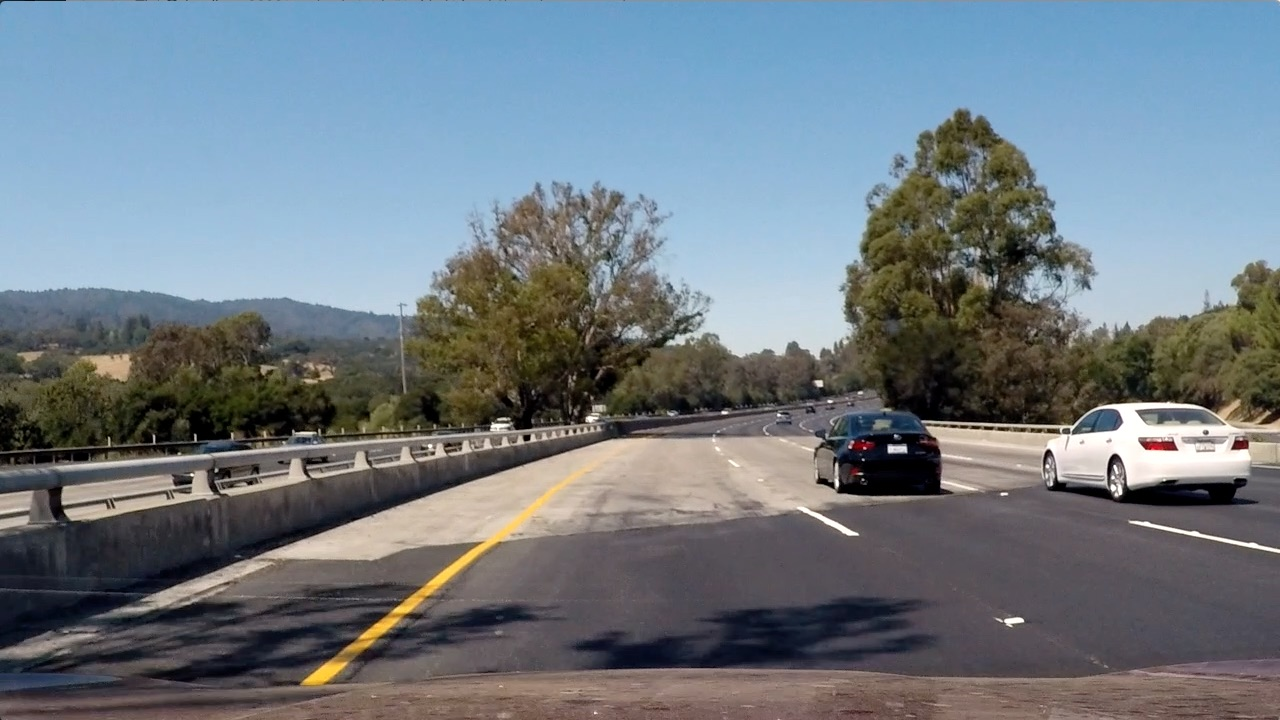
#> input picture test_images/test4.jpg, 1280 x 720 px; the run also reads 2 pictures not shown here
$ jupyter execute --allow-errors 'Advanced Lane Detection.ipynb'   (shell and % lines are left out)   (older library calls are emulated)
#> lines starting #> are read from the running program, lines starting #| are printed output that depends on the picture; after the words box and inside, x2 and y2 are one past the last pixel; in counts of white or black regions, pixels touching at a corner belong together
[cell 1]
import numpy as np
import cv2
import glob
import matplotlib.pyplot as plt
import os.path as path
import pickle
import collections

### Camera Calibration

[cell 2]
calibration_pkl = './camera_cal/calibration_data.pickle'

def calibrate_camera(images_dir):
#> called with images_dir = 'camera_cal'
    if path.exists(calibration_pkl):
        with open(calibration_pkl, 'rb') as f:
#> (reads camera_cal/calibration_data.pickle from the repository)
                calibration = pickle.load(f)
                return calibration

    objp = np.zeros((6 * 9, 3), np.float32)
    objp[:, :2] = np.mgrid[0:9, 0:6].T.reshape(-1, 2)

    # Arrays to store object points and image points from all the images.
    objpoints = []  # 3d points in real world space
    imgpoints = []  # 2d points in image plane.

    images = glob.glob(path.join(images_dir, 'calibration*.jpg'))
    for filename in images:
        img = cv2.imread(filename)
        gray = cv2.cvtColor(img, cv2.COLOR_BGR2GRAY)
        pattern_found, corners = cv2.findChessboardCorners(gray, (9, 6), None)

        if pattern_found is True:
            objpoints.append(objp)
            imgpoints.append(corners)

    ret, mtx, dist, rvecs, tvecs = cv2.calibrateCamera(objpoints, imgpoints, gray.shape[::-1], None, None)
    with open(calibration_pkl, 'wb') as dump_file:
        pickle.dump((ret, mtx, dist, rvecs, tvecs), dump_file)

    return ret, mtx, dist, rvecs, tvecs


def undistort(img, mtx, dist):
    frame_undistorted = cv2.undistort(img, mtx, dist, newCameraMatrix=mtx)
    return frame_undistorted

[cell 3]
ret, mtx, dist, rvecs, tvecs = calibrate_camera(images_dir='camera_cal')
img = cv2.imread('test_images/test4.jpg')
#> img is the input picture: shape (720, 1280, 3); mean B, G, R 130.9, 122.7, 112.2
img_undistorted = undistort(img, mtx, dist)
# cv2.imwrite('img/test_calibration_before.jpg', img)
# cv2.imwrite('img/test_calibration_after.jpg', img_undistorted)

[cell 4]
fig = plt.figure(figsize=(15,15))
ax1 = fig.add_subplot(121)
ax2 =  fig.add_subplot(122)
ax1.set_axis_off()
ax2.set_axis_off()
ax1.imshow(cv2.cvtColor(img, cv2.COLOR_BGR2RGB))
ax1.set_title("Distorted")
ax2.set_title("Undistorted")
ax2.imshow(cv2.cvtColor(img_undistorted, cv2.COLOR_BGR2RGB))

### Image Binarization

[cell 5]
def HSV_select(image, min_values, max_values):
    HSV = cv2.cvtColor(image, cv2.COLOR_BGR2HSV)
    min_th = np.all(HSV > min_values, axis=2)
    max_th = np.all(HSV < max_values, axis=2)
    out = np.logical_and(min_th, max_th)
    return out


def sobel_select(image, kernel_size):
    gray = cv2.cvtColor(image, cv2.COLOR_BGR2GRAY)
    sobel_x = cv2.Sobel(gray, cv2.CV_64F, 1, 0, ksize=kernel_size)
    sobel_y = cv2.Sobel(gray, cv2.CV_64F, 0, 1, ksize=kernel_size)
    sobel_mag = np.sqrt(sobel_x ** 2 + sobel_y ** 2)
    sobel_mag = np.uint8(sobel_mag / np.max(sobel_mag) * 255)
    _, sobel_mag = cv2.threshold(sobel_mag, 75, 1, cv2.THRESH_BINARY)
    return sobel_mag.astype(bool)


def equalized_grayscale(image):
    gray = cv2.cvtColor(image, cv2.COLOR_BGR2GRAY)
    eq_global = cv2.equalizeHist(gray)
    _, th = cv2.threshold(eq_global, thresh=250, maxval=255, type=cv2.THRESH_BINARY)
    return th


def binarize(img, print_images=False):
    # threshold that works well for detecting yellow lanes
    HSV_min = np.array([0, 70, 70])
    HSV_max = np.array([50, 255, 255])

    h, w = img.shape[:2]

    binary = np.zeros(shape=(h, w), dtype=np.uint8)

    # extract yallow in HSV color space
    HSV_mask = HSV_select(img, HSV_min, HSV_max)
    binary = np.logical_or(binary, HSV_mask)

    # highlight white lines by thresholding the equalized frame
    white_mask = equalized_grayscale(img)
    binary = np.logical_or(binary, white_mask)

    # get Sobel
    sobel_mask = sobel_select(img, kernel_size=9)
    binary = np.logical_or(binary, sobel_mask)

        # apply a light morphology to "fill the gaps" in the binary image
    kernel = np.ones((5, 5), np.uint8)
    closing = cv2.morphologyEx(binary.astype(np.uint8), cv2.MORPH_CLOSE, kernel)

    if print_images:
#         plt.figure(figsize=(10,10))
        f, ax = plt.subplots(2, 3,figsize=(15,6))
        f.set_facecolor('white')
        ax[0, 0].imshow(cv2.cvtColor(img, cv2.COLOR_BGR2RGB))
        ax[0, 0].set_title('input_frame')
        ax[0, 0].set_axis_off()
        ax[0, 0].set_axis_bgcolor('red')
        ax[0, 1].imshow(white_mask, cmap='gray')
        ax[0, 1].set_title('white mask')
        ax[0, 1].set_axis_off()

        ax[0, 2].imshow(HSV_mask, cmap='gray')
        ax[0, 2].set_title('yellow mask')
        ax[0, 2].set_axis_off()

        ax[1, 0].imshow(sobel_mask, cmap='gray')
        ax[1, 0].set_title('sobel mask')
        ax[1, 0].set_axis_off()

        ax[1, 1].imshow(binary, cmap='gray')
        ax[1, 1].set_title('Final Binary')
        ax[1, 1].set_axis_off()

#         ax[1, 2].imshow(closing, cmap='gray')
#         ax[1, 2].set_title('after closure')
        ax[1, 2].set_axis_off()
        plt.show()

    return closing

#     return binary.astype(np.uint8)

[cell 6]
test_images = glob.glob('test_images/*.jpg')
# for test_image in test_images:
#     img = cv2.imread(test_image)
#     binarize(img=img, verbose=True)

img = cv2.imread("test_images/test2.jpg")
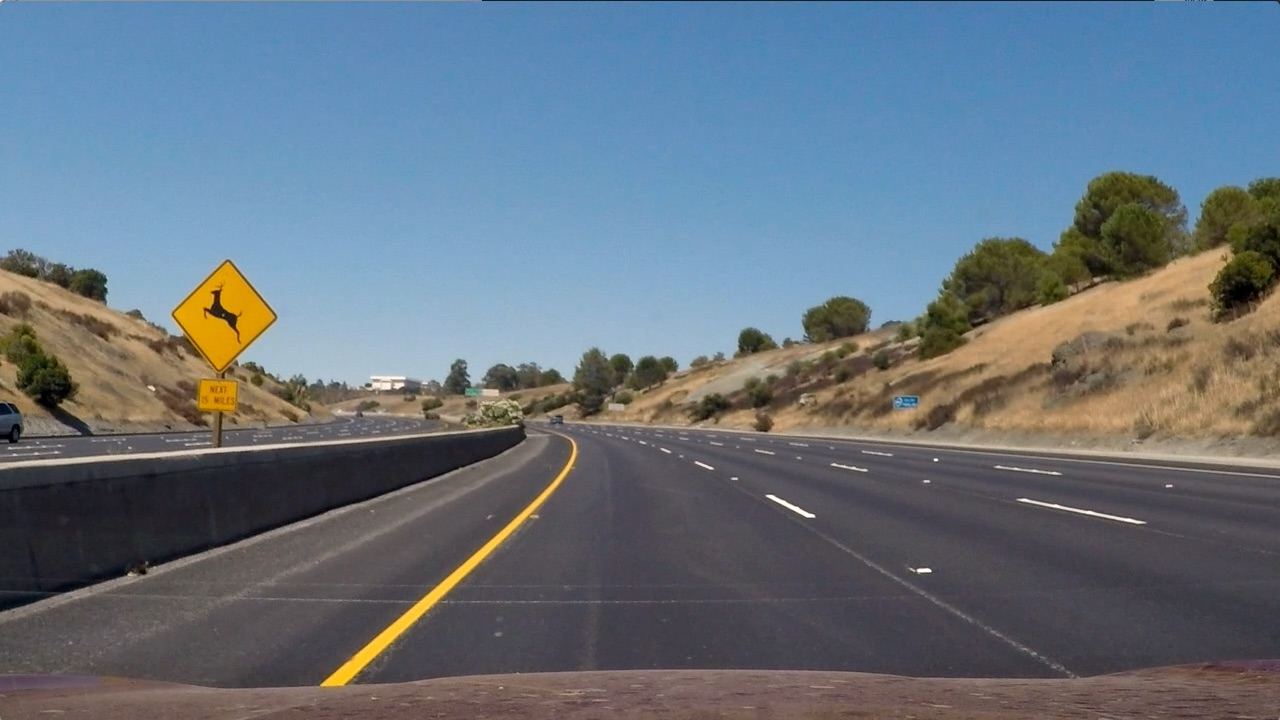
#> input picture test_images/test2.jpg, 1280 x 720 px
#> img is the input picture: shape (720, 1280, 3); mean B, G, R 125.5, 114.6, 102.8
binarize(img, True)
#> in HSV_select, `min_th = np.all(HSV > min_values, axis=2)`:
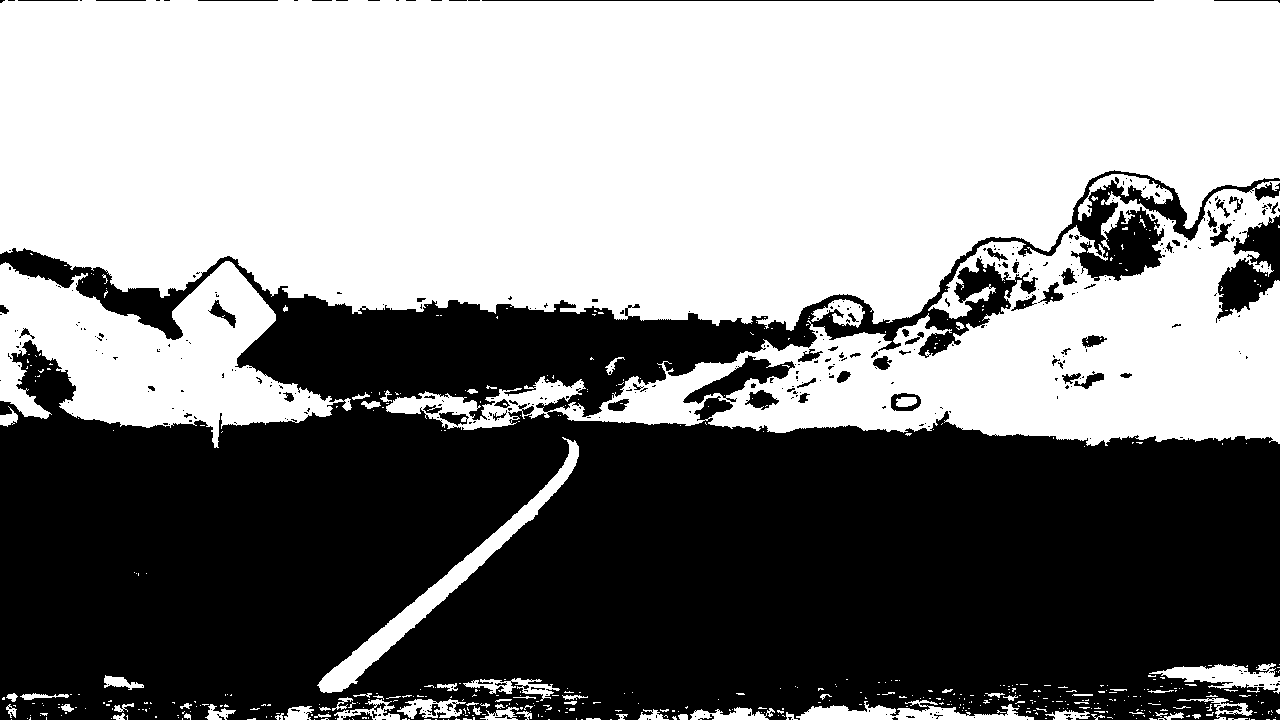
#> min_th: shape (720, 1280) bool; 53% white; 412 black regions (347 under 20 px), largest, box (x1, y1, x2, y2) and area: (0, 170, 1280, 720) 420376, (1216, 215, 1280, 323) 3399, (683, 355, 795, 404) 1749

### Perspective view

[cell 7]
def perpective(img, print_images=False):
    h, w = img.shape[:2]

    src = np.float32([[w, h-15], [0, h-15], [546, 460], [732, 460]])
    dst = np.float32([[w, h], [0, h], [0, 0], [w, 0]])

    M = cv2.getPerspectiveTransform(src, dst)
    Minv = cv2.getPerspectiveTransform(dst, src)

    warped = cv2.warpPerspective(img, M, (w, h), flags=cv2.INTER_LINEAR)

    if print_images:
        f, ax = plt.subplots(1, 2,figsize=(15,10))
        f.set_facecolor('white')
        ax[0].set_title('Before perspective transform')
        ax[0].imshow(img, cmap='gray')
        for point in src:
            ax[0].plot(*point, '.')
        ax[1].set_title('After perspective transform')
        ax[1].imshow(warped, cmap='gray')
        for point in dst:
            ax[1].plot(*point, '.')
        for axis in ax:
            axis.set_axis_off()
        plt.show()

    return warped, M, Minv

[cell 8]
# show result on test images
# for test_img in glob.glob('test_images/*.jpg'):
test_img = "test_images/test4.jpg"
img = cv2.imread(test_img)
img_undistorted = undistort(img, mtx, dist)
img_binary = binarize(img_undistorted)
#> call 2 of binarize, with print_images = False
#> call 2 of sobel_select, with kernel_size = 9
#> in sobel_select (call 2), `sobel_y = cv2.Sobel(gray, cv2.CV_64F, 0, 1, ksize=kernel_size)`:
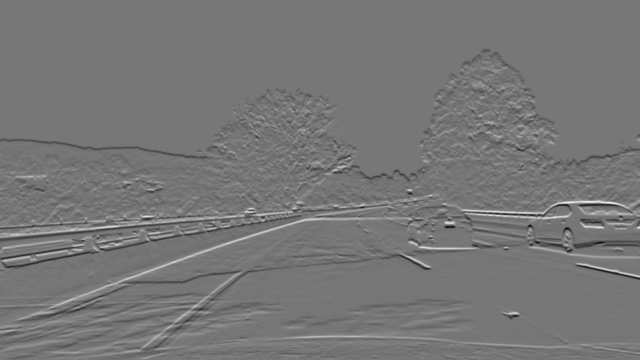
#> sobel_y: shape (720, 1280) float64 (shown at 1/2 size); min -1727688, max 1968852, mean -2419; drawn with min black and max white
#> in binarize (call 2), `closing = cv2.morphologyEx(binary.astype(np.uint8), cv2.MORPH_CLOSE, k..`:
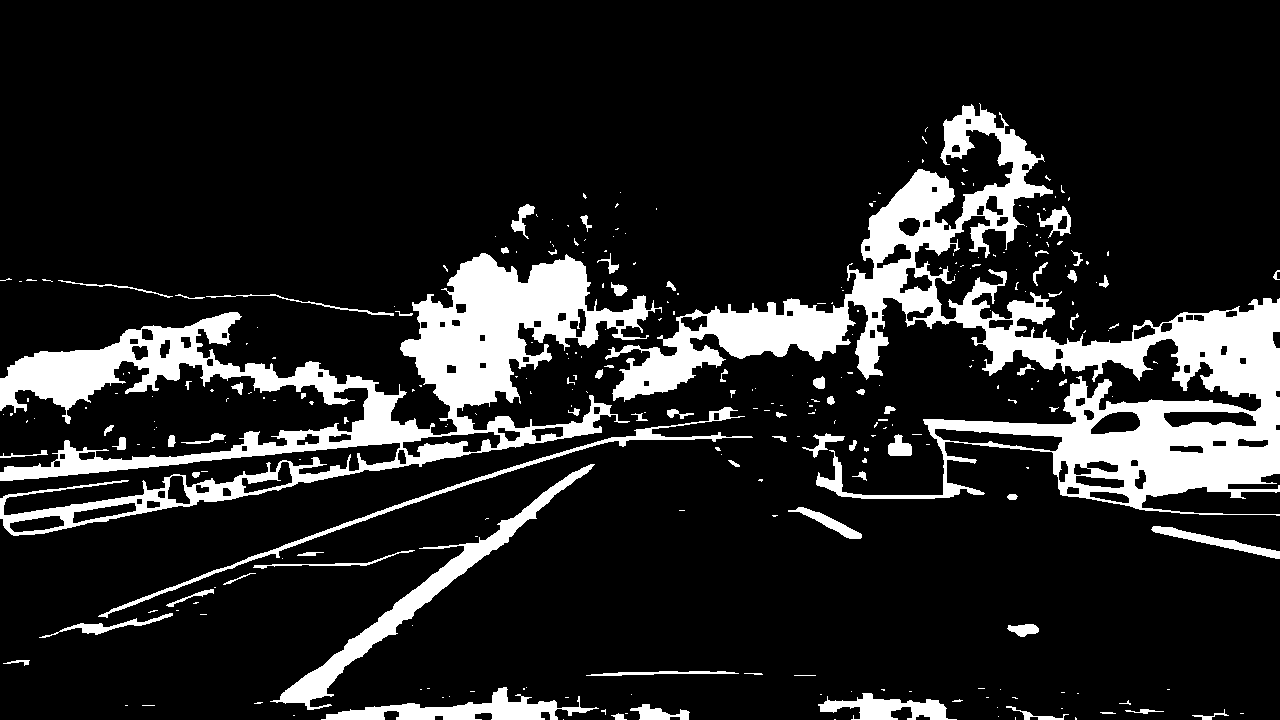
#> closing: shape (720, 1280); values 0 (black) and 1 (white), 14.4% white; 291 white regions (212 under 20 px), largest, box (x1, y1, x2, y2) and area: (605, 103, 1280, 516) 60778, (0, 253, 662, 536) 47027, (270, 464, 595, 710) 6494
img_birdeye, M, Minv = perpective(cv2.cvtColor(img_undistorted, cv2.COLOR_BGR2RGB), True)
#> (the rest of the program and of its run is left out)
